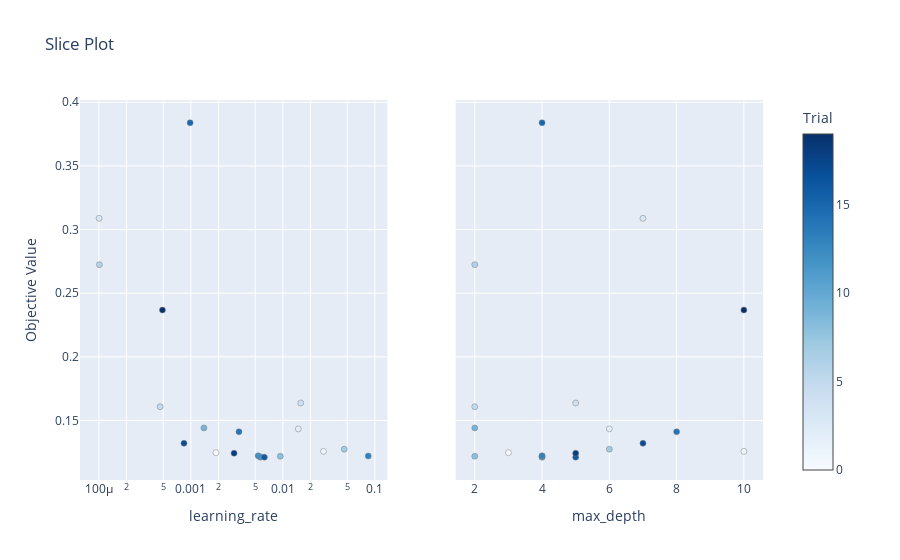

Notebook source saved alongside this figure:
### Code cell
from optuna.visualization import plot_slice
plot_slice(study, params=["learning_rate", "max_depth"])

### Figure 1 — Plotly figure (JSON) as saved in the notebook; plotly's stock layout.template omitted (floating-point values rounded to 4 significant figures)
{"data": [{"marker": {"color": [0, 1, 2, 3, 4, 5, 6, 7, 8, 9, 10, 11, 12, 13, 14, 15, 16, 17, 18, 19], "colorbar": {"title": {"text": "Trial"}, "x": 1, "xpad": 40}, "colorscale": [[0, "rgb(247,251,255)"], [0.125, "rgb(222,235,247)"], [0.25, "rgb(198,219,239)"], [0.375, "rgb(158,202,225)"], [0.5, "rgb(107,174,214)"], [0.625, "rgb(66,146,198)"], [0.75, "rgb(33,113,181)"], [0.875, "rgb(8,81,156)"], [1, "rgb(8,48,107)"]], "line": {"color": "Grey", "width": 0.5}, "showscale": true}, "mode": "markers", "name": "Feasible Trial", "showlegend": false, "type": "scatter", "x": [0.001872, 0.02762, 0.0147, 0.0001006, 0.01562, 0.0004633, 0.0001012, 0.04641, 0.009373, 0.001386, 0.005685, 0.005658, 0.005378, 0.08464, 0.00333, 0.0009814, 0.006295, 0.000841, 0.002946, 0.0004907], "xaxis": "x", "y": [0.1247, 0.1258, 0.1434, 0.3088, 0.1638, 0.1608, 0.2725, 0.1275, 0.1219, 0.1441, 0.1211, 0.1216, 0.1222, 0.1221, 0.1412, 0.3839, 0.1212, 0.1321, 0.1243, 0.2368], "yaxis": "y"}, {"marker": {"color": [0, 1, 2, 3, 4, 5, 6, 7, 8, 9, 10, 11, 12, 13, 14, 15, 16, 17, 18, 19], "colorbar": {"title": {"text": "Trial"}, "x": 1, "xpad": 40}, "colorscale": [[0, "rgb(247,251,255)"], [0.125, "rgb(222,235,247)"], [0.25, "rgb(198,219,239)"], [0.375, "rgb(158,202,225)"], [0.5, "rgb(107,174,214)"], [0.625, "rgb(66,146,198)"], [0.75, "rgb(33,113,181)"], [0.875, "rgb(8,81,156)"], [1, "rgb(8,48,107)"]], "line": {"color": "Grey", "width": 0.5}, "showscale": false}, "mode": "markers", "name": "Feasible Trial", "showlegend": false, "type": "scatter", "x": [3, 10, 6, 7, 5, 2, 2, 6, 2, 2, 4, 4, 4, 4, 8, 4, 5, 7, 5, 10], "xaxis": "x2", "y": [0.1247, 0.1258, 0.1434, 0.3088, 0.1638, 0.1608, 0.2725, 0.1275, 0.1219, 0.1441, 0.1211, 0.1216, 0.1222, 0.1221, 0.1412, 0.3839, 0.1212, 0.1321, 0.1243, 0.2368], "yaxis": "y2"}], "layout": {"title": {"text": "Slice Plot"}, "xaxis": {"anchor": "y", "domain": [0, 0.45], "title": {"text": "learning_rate"}, "type": "log"}, "xaxis2": {"anchor": "y2", "domain": [0.55, 1], "title": {"text": "max_depth"}}, "yaxis": {"anchor": "x", "domain": [0, 1], "title": {"text": "Objective Value"}}, "yaxis2": {"anchor": "x2", "domain": [0, 1], "matches": "y", "showticklabels": false}}}
